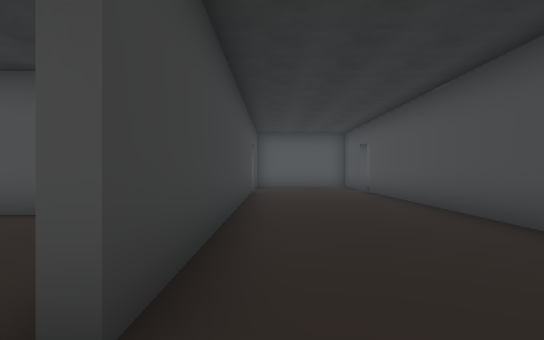
view 1 (above)

22 first-person views from a walk through a 3-D level made in the Unity game engine. The camera is 1.4 m above the floor, looks level and sees 75° across. The floor is counted in squares, 2 m on a side. Each view is taken from the middle of a square. On the plan, view 1 faces up. The plan holds only what a view shows up to about 11 squares ahead; the rest is blank. The player is left out.

view 2
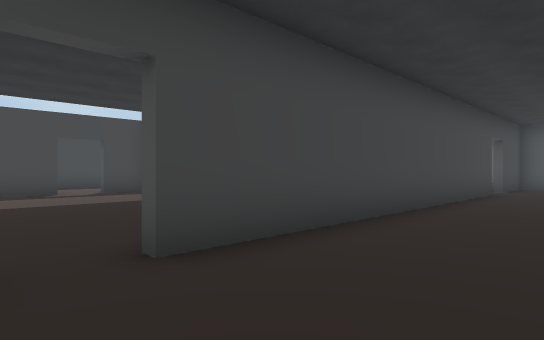

view 3
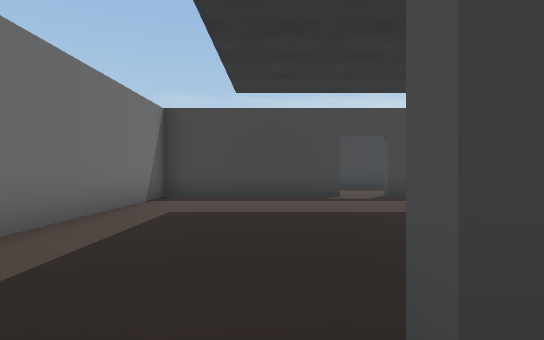

view 4
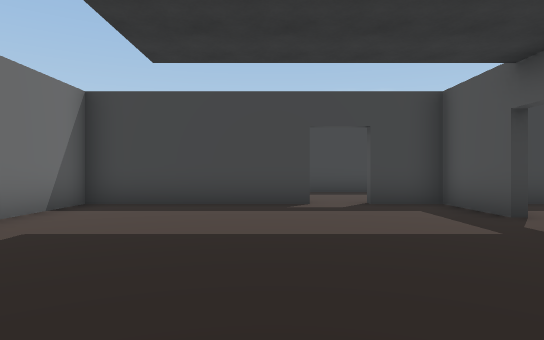

view 5
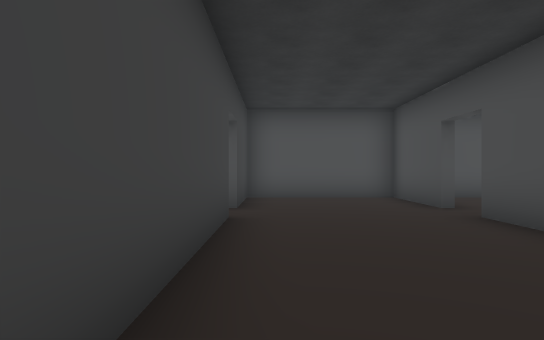

view 6
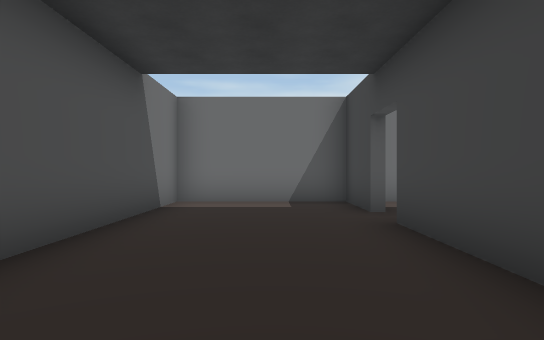

view 7
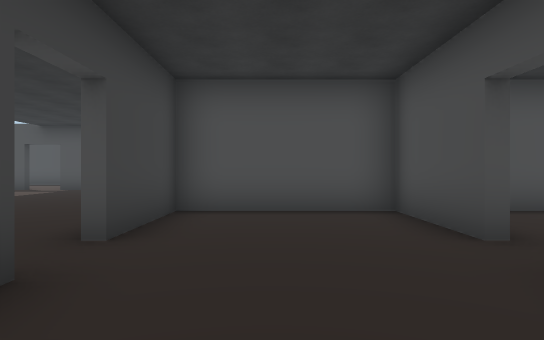

view 8
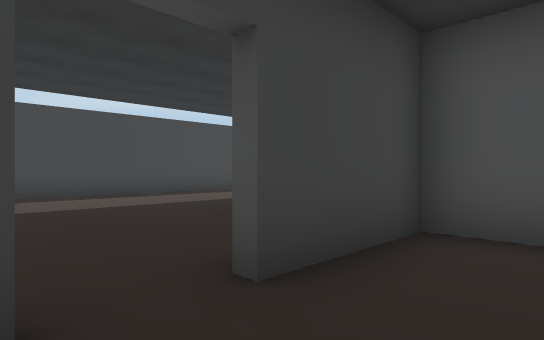

view 9
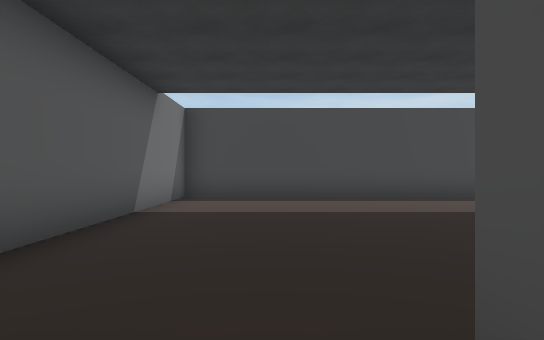

view 10
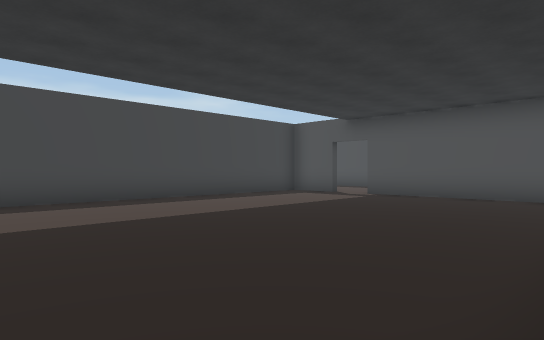

view 11
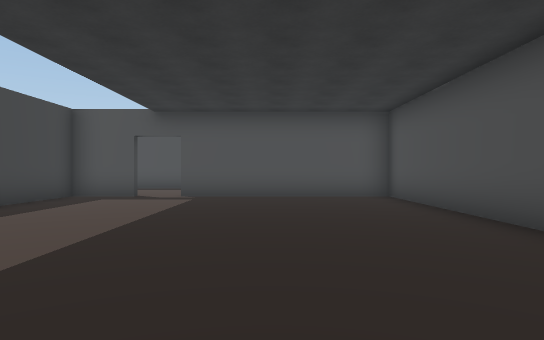

view 12
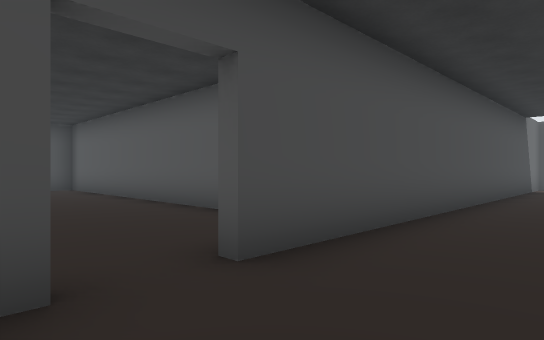

view 13
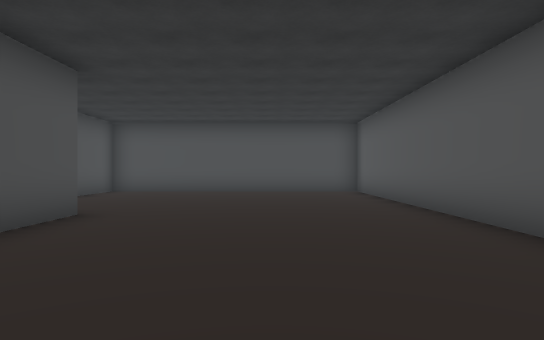

view 14
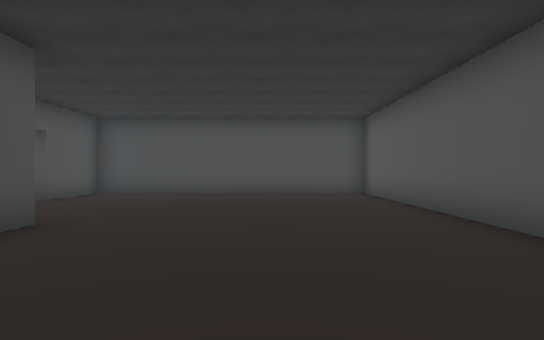

view 15
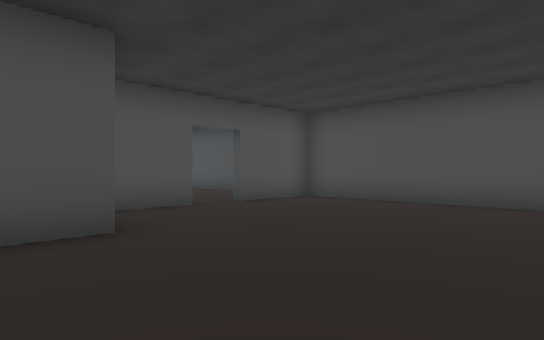

view 16
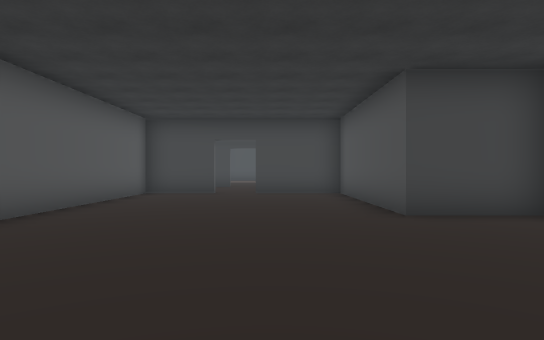

view 17
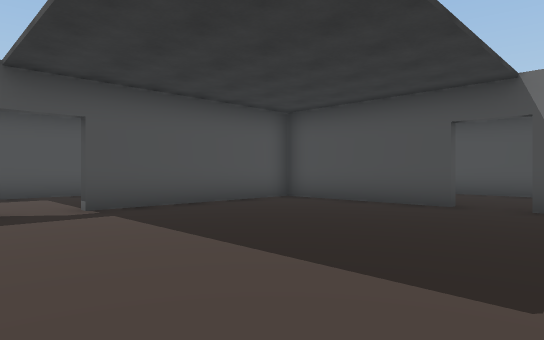

view 18
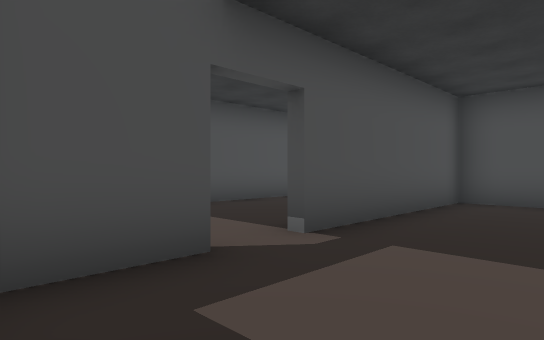

view 19
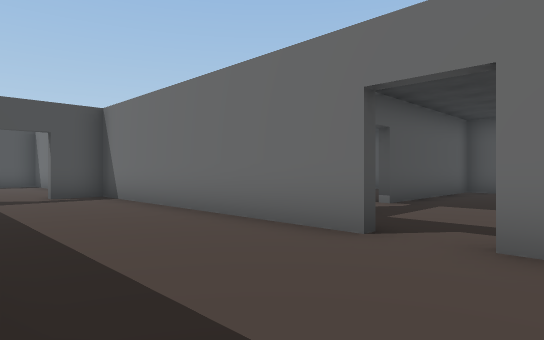

view 20
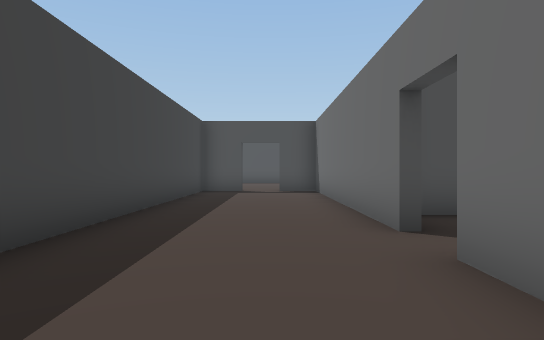

view 21
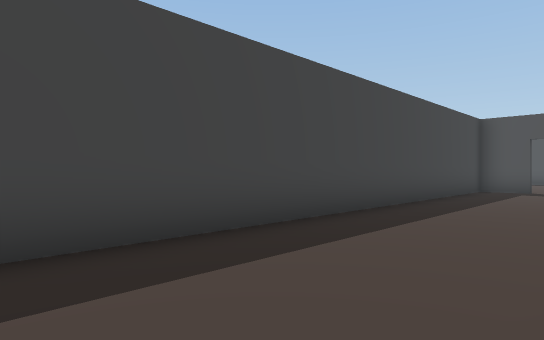

view 22
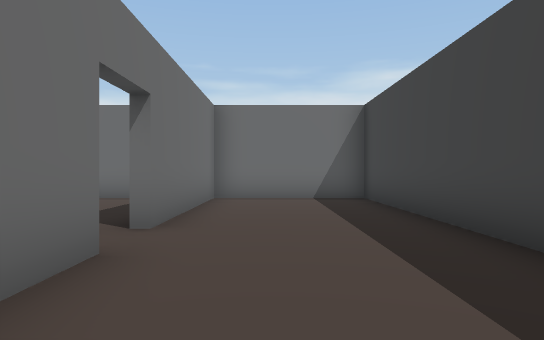

### Floor plan
Ten units are one square. View 1 is at (0, 0); x grows to the right and y downward. Boxes are objects, and circles mark ways between rooms. Rooms are numbered by the first view taken in them; rooms with no view inside come last. Other rooms are left out.
<svg viewBox="-138 -219 289 242">
<path fill="none" stroke="#000" d="M-6 -114 -6 -12M31 -125 31 -151 -6 -151 -6 -125M-6 -1 -6 18 31 18 31 -114M-71 -55 -93 -55 -93 -40M-9 -12 -9 -55 -60 -55M-93 -29 -93 18 -36 18M-9 -160 -9 -214 -65 -214M-76 -214 -93 -214 -93 -97 -29 -97M86 -172 86 -151 34 -151 34 -125M110 -172 94 -172M34 -112 34 -92 146 -92 146 -172 121 -172M-96 -40 -96 -117 -108 -117M-133 -112 -133 18 -96 18 -96 -29M-120 -117 -129 -117M-19 -95 -66 -95"/>
<circle cx="-10" cy="-10" r="3" fill="#2a7"/>
<circle cx="-10" cy="-120" r="3" fill="#2a7"/>
<circle cx="30" cy="-120" r="3" fill="#2a7"/>
<circle cx="-90" cy="-35" r="3" fill="#2a7"/>
<circle cx="-65" cy="-60" r="3" fill="#2a7"/>
<text x="10" y="-70">1</text>
<text x="-50" y="-20">2</text>
<text x="-50" y="-150">3</text>
<text x="90" y="-130">4</text>
<text x="-110" y="-50">5</text>
<text x="-50" y="-80">6</text>
</svg>
Room 1 opens to room 2. Room 1 opens to room 3. Room 1 opens to room 4. Room 2 opens to room 5. Room 2 opens to room 6.

Where each view was taken, in squares from view 1:
view 1: 0 up, 0 right, facing up
view 2: 0 up, 2 right, facing up-left
view 3: 1 up, 0 right, facing left
view 4: 2 up, 2 left, facing left
view 5: 6 up, 0 right, facing up
view 6: 6 up, 1 right, facing down
view 7: 9 up, 1 right, facing up
view 8: 11 up, 1 right, facing up-left
view 9: 12 up, 0 right, facing left
view 10: 12 up, 1 left, facing up-left
view 11: 12 up, 4 left, facing up
view 12: 13 up, 1 right, facing down-right
view 13: 12 up, 3 right, facing right
view 14: 12 up, 4 right, facing right
view 15: 11 up, 7 right, facing up-right
view 16: 13 up, 14 right, facing left
view 17: 1 down, 8 left, facing up-right
view 18: 3 up, 9 left, facing up-right
view 19: 2 up, 13 left, facing up-right
view 20: 0 up, 11 left, facing up
view 21: 1 down, 10 left, facing up-left
view 22: 7 up, 11 left, facing down
